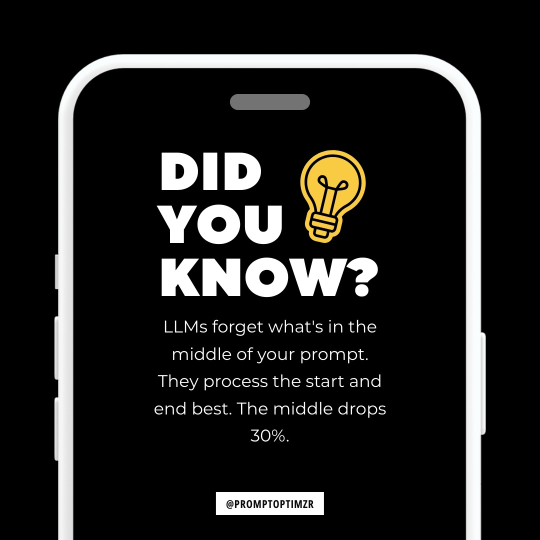
#> input picture test_image.jpg, 1080 x 1080 px (shown at 1/2 size)
$ python process_infographic.py ../test_image.jpg out.png
#> lines starting #> are read from the running program, lines starting #| are printed output that depends on the picture
#!/usr/bin/env python3
"""Post-process NotebookLM infographic: remove watermark and resize for Instagram."""

import sys
from pathlib import Path

from PIL import Image


# NotebookLM watermark sits in the bottom-right corner
WATERMARK_HEIGHT = 55  # pixels to crop from bottom
WATERMARK_WIDTH = 200  # pixels to cover from right side


def remove_watermark(image_path, output_path=None):
    """Remove NotebookLM watermark by painting over it with nearby pixels."""
#> called with image_path = '../test_image.jpg', output_path = 'out.png'
    img = Image.open(image_path)
#> img is the input picture: PIL image 1080x1080 RGB; mean R, G, B 33.8, 33.4, 32
    output_path = output_path or image_path

    # Sample a strip just above the watermark area to get the background
    w, h = img.size
#> w = 1080; h = 1080
    # Crop a 1px tall strip just above the watermark zone on the right side
    sample_y = h - WATERMARK_HEIGHT - 1
#> sample_y = 1024
    sample_strip = img.crop((w - WATERMARK_WIDTH, sample_y, w, sample_y + 1))

    # Stretch that strip down to fill the watermark area
    fill = sample_strip.resize((WATERMARK_WIDTH, WATERMARK_HEIGHT))
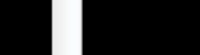
#> fill: PIL image 200x55 RGB; mean R, G, B 36.7, 36.9, 36.9
    img.paste(fill, (w - WATERMARK_WIDTH, h - WATERMARK_HEIGHT))

    img.save(output_path, quality=95)
    print(f"Watermark removed: {output_path}")
    return output_path


INSTAGRAM_MAX_SIZE = 1080


def resize_for_instagram(image_path, output_path=None):
    """Resize to Instagram max dimensions and convert to JPEG for smaller file size."""
#> called with image_path = 'out.png'
    img = Image.open(image_path)
    output_path = output_path or image_path
    w, h = img.size
#> w = 1080; h = 1080

    if w > INSTAGRAM_MAX_SIZE or h > INSTAGRAM_MAX_SIZE:
        ratio = min(INSTAGRAM_MAX_SIZE / w, INSTAGRAM_MAX_SIZE / h)
        new_size = (int(w * ratio), int(h * ratio))
        img = img.resize(new_size, Image.LANCZOS)
        print(f"Resized: {w}x{h} -> {new_size[0]}x{new_size[1]}")

    # Save as JPEG for smaller file size
    jpeg_path = Path(output_path).with_suffix(".jpg")
    if img.mode == "RGBA":
        img = img.convert("RGB")
    img.save(jpeg_path, "JPEG", quality=90)
    print(f"Saved as JPEG: {jpeg_path}")

    # Remove the original PNG if we created a new JPEG
    if str(jpeg_path) != str(output_path) and Path(output_path).exists():
        Path(output_path).unlink()
        print(f"Removed original: {output_path}")

    return str(jpeg_path)


def process_infographic(image_path, output_path=None):
    """Full post-processing pipeline for infographic images."""
    output_path = output_path or image_path

    remove_watermark(image_path, output_path)
    final_path = resize_for_instagram(output_path)

    img = Image.open(final_path)
    size_kb = Path(final_path).stat().st_size / 1024
    print(f"Final image: {img.size[0]}x{img.size[1]}, {size_kb:.0f} KB")
#| Final image: 1080x1080, 93 KB


if __name__ == "__main__":
    if len(sys.argv) < 2:
        print("Usage: python3 scripts/process_infographic.py <image_path> [output_path]")
        sys.exit(1)

    image_path = sys.argv[1]
    output_path = sys.argv[2] if len(sys.argv) > 2 else None

    if not Path(image_path).exists():
        print(f"Error: File not found: {image_path}")
        sys.exit(1)

    process_infographic(image_path, output_path)
